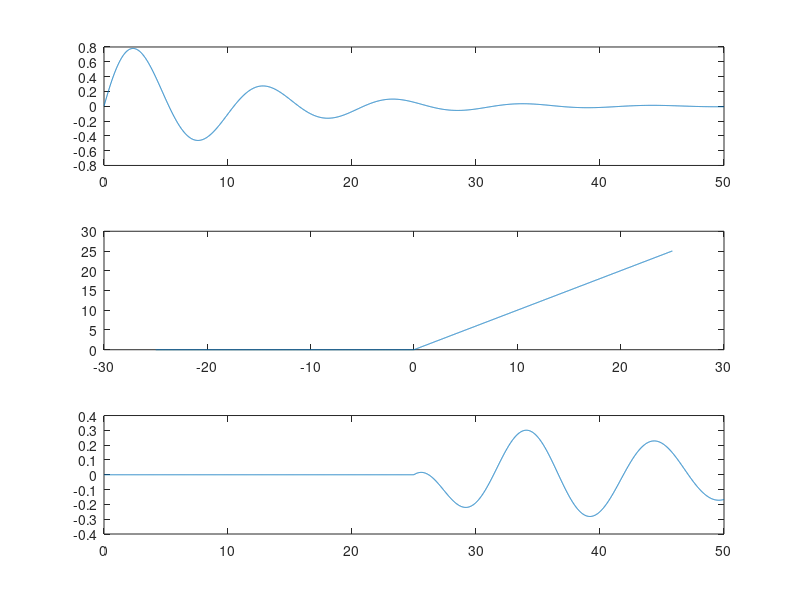

Here is the MATLAB script that generated this plot:
clc;
clear all;
close all;

t = 0.01:0.01:50;

x = exp(-0.1*t).*sin(0.6*t);
y = zeros(1,5000);
k = 0.01;
for n=2500:5000
    y(n)=k;
    k = k+0.01;
end

subplot(3,1,1); plot(t,x);
subplot(3,1,2); plot([-24.99:0.01:25],y);
subplot(3,1,3); plot(t,x.*y);